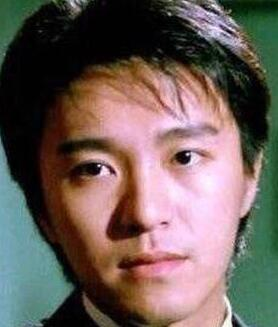
#> input picture test1.jpg, 278 x 327 px, given in place of the camera
$ python 'main——myselg.py'
#> lines starting #> are read from the running program, lines starting #| are printed output that depends on the picture; after the words box and inside, x2 and y2 are one past the last pixel; in counts of white or black regions, pixels touching at a corner belong together
# -*- coding: utf-8 -*-
"""
Created on Tue Aug  6 19:45:37 2019

@author: KLY
"""

import cv2
import numpy as np
import scipy.io as sio
from pylab import mpl
mpl.rcParams['font.sans-serif'] = ['SimHei']#有这个画图的时候才能显示中文

P=sio.loadmat('PCA_data.mat')
#> (reads PCA_data.mat from the repository)

def predict(data_train_new,data_mean,V_r,train_label,img):
    rows, cols = 112,92
    test_face = np.reshape(img, (1, rows * cols))#
    temp_face = np.array(test_face - data_mean)# 对待测图片进行pca
    data_test_new =np.dot( temp_face , V_r)  # 得到测试脸在特征向量下的数据
    num_train=data_train_new.shape[0]
    #将得到的数据集转换为np数组，以便于后续处理
    #计算待测脸到每一张训练脸的距离，以判断其所属类别
    diffMat = data_train_new - np.tile(data_test_new, (num_train, 1))
    sqDiffMat = diffMat ** 2
    sqDistances = sqDiffMat.sum(axis=1)  # 采用欧式的是欧式距离

    sortedDistIndicies = sqDistances.argsort()  # 对向量从小到大排序，使用的是索引值,得到一个向量
    indexMin = sortedDistIndicies[0]  # 距离最近的索引
    return train_label[0,indexMin]
def detect():
  face_cascade = cv2.CascadeClassifier('./cascades/haarcascade_frontalface_default.xml')
  #eye_cascade = cv2.CascadeClassifier('./cascades/haarcascade_eye.xml')
  camera = cv2.VideoCapture(0)
  counter=1

  while (True):
    ret, img = camera.read()
#> img is the input picture: shape (327, 278, 3); mean B, G, R 89.1, 94.8, 109.1
    #img = cv2.cvtColor(img, cv2.COLOR_BGR2GRAY)

    faces = face_cascade.detectMultiScale(img, 1.3, 5)#捕获到的帧要转换为灰度图像
#> faces = [[20, 69, 235, 235]]
    counter = counter-1

    if counter==0:
        counter = 1
        for (x,y,w,h) in faces:
            img = cv2.rectangle(img,(x,y),(x+w,y+h),(255,0,0),2)#将框框加进图片帧中
            gray = cv2.cvtColor(img, cv2.COLOR_BGR2GRAY)
            roi = gray[x:x+w, y:y+h]
            roi = cv2.resize(roi, (112, 92), interpolation=cv2.INTER_LINEAR)

            params = predict(P['train'],P['data_mean'],P['V_r'],P['train_label'],roi)
            print(params)
            if params==40:
                params='Kong lingyu'
            cv2.putText(img, str(params), (x, y - 20), cv2.FONT_HERSHEY_SIMPLEX, 1, 255, 2)
#> this loop made 1 pass
#> (x, y, w, h, rows in predict, cols in predict, num_train in predict, indexMin in predict) on pass 1: (20, 69, 235, 235, 112, 92, 280, 205)
#| 30.0
#> pass 1, in detect, `img = cv2.rectangle(img,(x,y),(x+w,y+h),(255,0,0),2)#将框框加进图片帧中`:
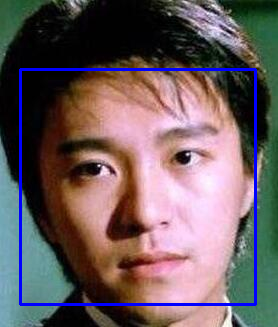
#> img: shape (327, 278, 3); 3.1% of pixels changed, all inside (x1, y1, x2, y2) = (19, 68, 257, 306)
#> pass 1, in detect, `gray = cv2.cvtColor(img, cv2.COLOR_BGR2GRAY)`:
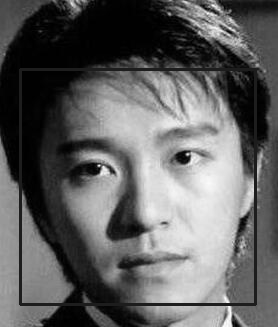
#> gray: shape (327, 278); min 0, max 254, mean 96.9
#> pass 1, in detect, `roi = gray[x:x+w, y:y+h]`:
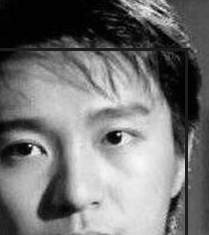
#> roi: shape (235, 209); min 0, max 251, mean 116.6
#> pass 1, in detect, `roi = cv2.resize(roi, (112, 92), interpolation=cv2.INTER_LINEAR)`:
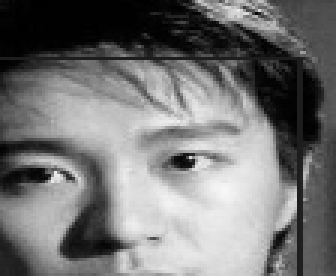
#> roi: shape (92, 112) (shown 3 times larger); min 0, max 247, mean 116.5
#> after the loop:
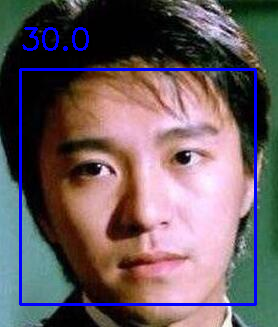
#> img: shape (327, 278, 3); 0.57% of pixels changed, all inside (x1, y1, x2, y2) = (22, 27, 89, 51)


            # [5 lines of commented-out code are left out]

    cv2.imshow("camera", img)

    if cv2.waitKey(1) & 0xff == ord("q"):#输入q  结束程序
#> (key q is pressed here)
      break

  camera.release()
  cv2.destroyAllWindows()

if __name__ == "__main__":
  detect()
